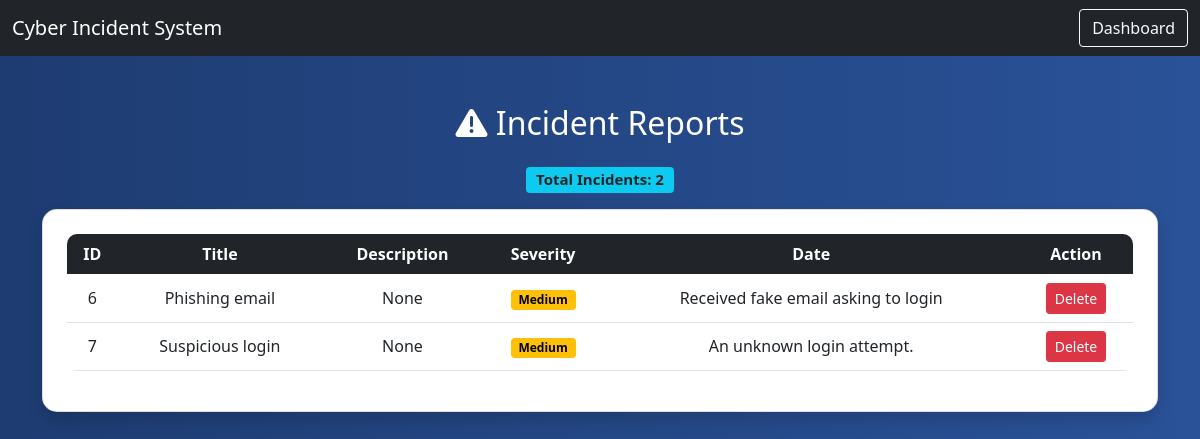
Before: /view with the older database file.
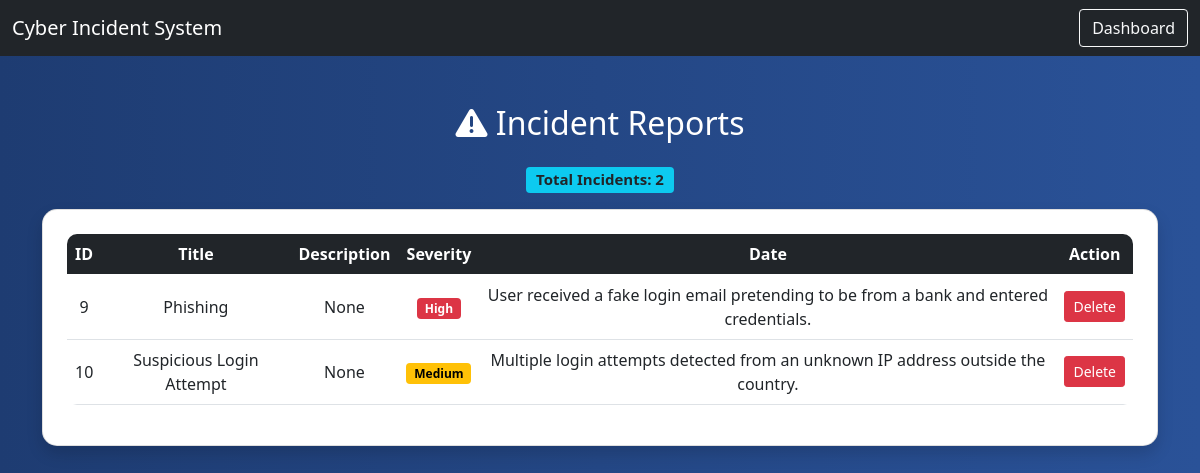
After: the same page with the newer database file.
### tables this page shows
CREATE TABLE incidents (id INTEGER PRIMARY KEY AUTOINCREMENT,title TEXT, type TEXT,severity TEXT,description TEXT,status TEXT, date TEXT);

### app.py (the view)
@app.route('/view')
def view():
    conn = get_db()
    incidents = conn.execute("SELECT * FROM incidents").fetchall()
    conn.close()
    return render_template("view.html", incidents=incidents)

### app.py (called while the page is built)
def get_db():
    return sqlite3.connect("database.db")

### templates/view.html (shortened to what this page needs)
<!DOCTYPE html>
<html>
<head>
        <link href="https://cdn.jsdelivr.net/npm/bootstrap@5.0.2/dist/css/bootstrap.min.css" rel="stylesheet">
        <link rel="stylesheet" href="https://cdnjs.cloudflare.com/ajax/libs/font-awesome/6.0.0/css/all.min.css">
</head>
<body>
<nav class="navbar navbar-dark bg-dark">
    <div class="container-fluid">
        <span class="navbar-brand">Cyber Incident System</span>
        <a href="/dashboard" class="btn btn-outline-light">Dashboard</a>
    </div>
</nav>
<div class="container mt-5">
    <h2 class="text-center mb-4">
        <i class="fas fa-exclamation-triangle"></i> Incident Reports
    </h2>
    <h5 class="text-center mb-3">
    <span class="badge bg-info text-dark">
        Total Incidents: {{ incidents|length }}
    </span>
</h5>
    <div class="card shadow p-4 bg-white text-dark">
        <table class="table table-hover text-center align-middle">
            <thead class="table-dark">
                <tr>
                    <th>ID</th>
                    <th>Title</th>
                    <th>Description</th>
                    <th>Severity</th>
                    <th>Date</th>
                    <th>Action</th>
                </tr>
            </thead>
            <tbody>
                {% for incident in incidents %}
                <tr>
                    <td>{{ incident[0] }}</td>
                    <td>{{ incident[1] }}</td>
                    <td>{{ incident[2] }}</td>
                    <td>
                        {% if incident[3] == 'Low' %}
                            <span class="badge badge-low">Low</span>
                        {% elif incident[3] == 'Medium' %}
                            <span class="badge badge-medium">Medium</span>
                        {% else %}
                            <span class="badge badge-high">High</span>
                        {% endif %}
                    </td>
                    <td>{{ incident[4] }}</td>
                    <td><a href="/delete/{{ incident[0] }}" class="btn btn-danger btn-sm">Delete</a></td>
                </tr>
                {% endfor %}
            </tbody>
        </table>
    </div>
</div>
</body>
</html>

### templates/view.html (style rules this page uses)
body { background: linear-gradient(to right, #1e3c72, #2a5298); color: white; }
.card { border-radius: 15px; }
.table { border-radius: 10px; overflow: hidden; }
.badge-medium { background-color: #ffc107; color: black; }
.badge-high { background-color: #dc3545; }

Changed rows visible on the page:
removed incidents: id "6", title "Phishing email", incident "None", severity "Medium", description "Received fake email asking to login"
removed incidents: id "7", title "Suspicious login", incident "None", severity "Medium", description "An unknown login attempt."
added incidents: id "9", title "Phishing", incident "None", severity "High", description "User received a fake login email pretending to be from a bank and entered credentials."
added incidents: id "10", title "Suspicious Login Attempt", incident "None", severity "Medium", description "Multiple login attempts detected from an unknown IP address outside the country."
